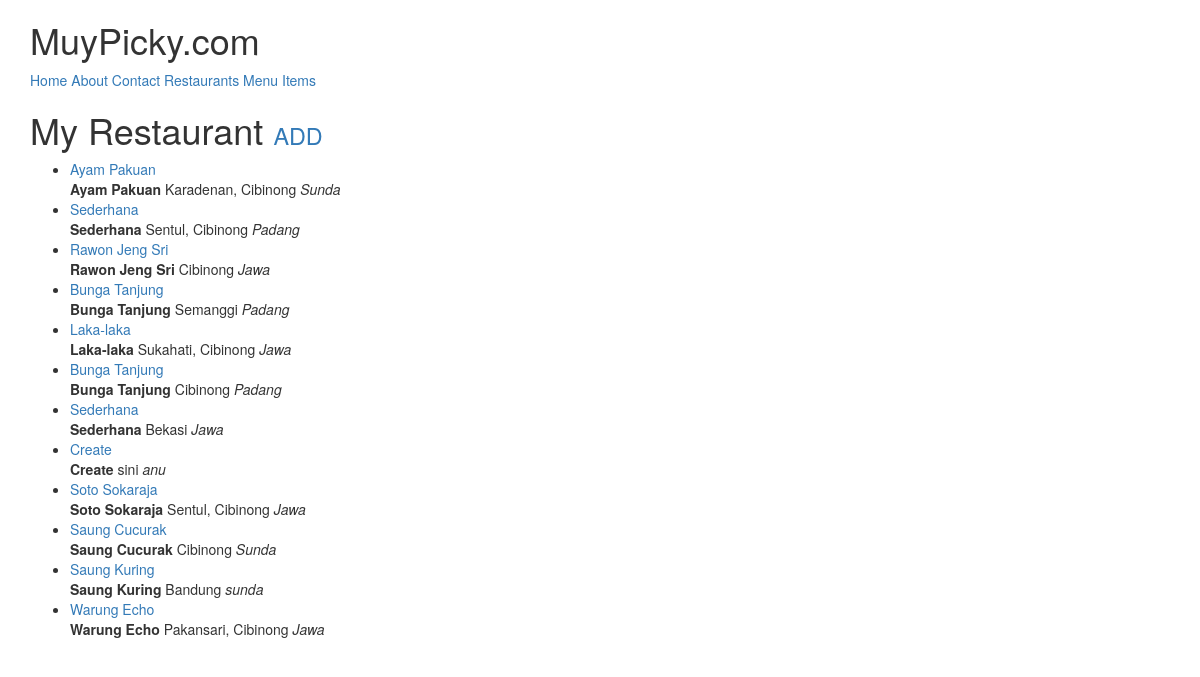
The page /restaurants/ (signed in) on the database its author committed.
### restaurants/models.py (models this page shows, shortened)
class RestaurantLocation(models.Model):
    owner = models.ForeignKey(User)
    name = models.CharField(max_length=120)
    location = models.CharField(max_length=120, null=True, blank=True)
    category = models.CharField(max_length=120, null=True, blank=True, validators=[validate_category])
    created = models.DateTimeField(auto_now=True)
    updated = models.DateTimeField(auto_now=True)
    slug = models.SlugField(null=True, blank=True)
    def __str__(self):
        return self.name
    def get_absolute_url(self):
        return reverse('restaurants:detail', kwargs={'slug': self.slug})

### restaurants/views.py (the view)
class RestaurantListView(LoginRequiredMixin, ListView):
    def get_queryset(self):
        return RestaurantLocation.objects.filter(owner=self.request.user)

### restaurants/templates/restaurants/restaurantlocation_list.html (shortened to what this page needs)
{% extends 'base.html' %}
{% block content %}
<h1>My Restaurant <small><a href="{% url 'restaurants:create' %}">ADD</a></small></h1>
<ul>
  {% for obj in object_list %}
  <li><a href='{{ obj.get_absolute_url }}'>{{ obj }}</a><br/>
   <strong>{{ obj.name }}</strong> {{ obj.location }} <em>{{ obj.category }}</em></li>
    {% empty %}
    <li><a href="{% url 'restaurants:create' %}">Add One</a></li>
  {% endfor %}
</ul>
{% endblock %}

### rows shown on the page
RestaurantLocation: name "Ayam Pakuan", location "Karadenan, Cibinong", category "Sunda"
RestaurantLocation: name "Sederhana", location "Sentul, Cibinong", category "Padang"
RestaurantLocation: name "Rawon Jeng Sri", location "Cibinong", category "Jawa"
RestaurantLocation: name "Bunga Tanjung", location "Semanggi", category "Padang"
RestaurantLocation: name "Laka-laka", location "Sukahati, Cibinong", category "Jawa"
RestaurantLocation: name "Bunga Tanjung", location "Cibinong", category "Padang"
RestaurantLocation: name "Sederhana", location "Bekasi", category "Jawa"
RestaurantLocation: name "Create", location "sini", category "anu"
RestaurantLocation: name "Soto Sokaraja", location "Sentul, Cibinong", category "Jawa"
RestaurantLocation: name "Saung Cucurak", location "Cibinong", category "Sunda"
RestaurantLocation: name "Saung Kuring", location "Bandung", category "sunda"
RestaurantLocation: name "Warung Echo", location "Pakansari, Cibinong", category "Jawa"
